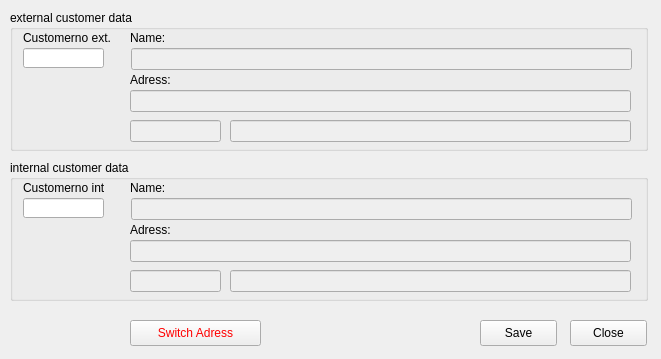
<?xml version="1.0" encoding="UTF-8"?>
<ui version="4.0">
 <class>CustomerMappingDetailsClass</class>
 <widget class="QDialog" name="CustomerMappingDetailsClass">
  <property name="geometry">
   <rect>
    <x>0</x>
    <y>0</y>
    <width>661</width>
    <height>359</height>
   </rect>
  </property>
  <property name="windowTitle">
   <string>NA23 CustomerMappingDetailsVC</string>
  </property>
  <property name="modal">
   <bool>false</bool>
  </property>
  <widget class="QPushButton" name="btnClose">
   <property name="geometry">
    <rect>
     <x>570</x>
     <y>320</y>
     <width>77</width>
     <height>26</height>
    </rect>
   </property>
   <property name="whatsThis">
    <string>Recordset is saved with abandoning the dialog afterwards.</string>
   </property>
   <property name="text">
    <string>Close</string>
   </property>
   <property name="autoDefault">
    <bool>false</bool>
   </property>
  </widget>
  <widget class="QPushButton" name="btnSwitch">
   <property name="geometry">
    <rect>
     <x>130</x>
     <y>320</y>
     <width>131</width>
     <height>26</height>
    </rect>
   </property>
   <property name="palette">
    <palette>
     <active>
      <colorrole role="ButtonText">
       <brush brushstyle="SolidPattern">
        <color alpha="255">
         <red>255</red>
         <green>0</green>
         <blue>0</blue>
        </color>
       </brush>
      </colorrole>
     </active>
     <inactive>
      <colorrole role="ButtonText">
       <brush brushstyle="SolidPattern">
        <color alpha="255">
         <red>255</red>
         <green>0</green>
         <blue>0</blue>
        </color>
       </brush>
      </colorrole>
     </inactive>
     <disabled>
      <colorrole role="ButtonText">
       <brush brushstyle="SolidPattern">
        <color alpha="255">
         <red>120</red>
         <green>120</green>
         <blue>120</blue>
        </color>
       </brush>
      </colorrole>
     </disabled>
    </palette>
   </property>
   <property name="whatsThis">
    <string>Recordset is saved. Afterwards the dialog will be set back to record new ones.</string>
   </property>
   <property name="text">
    <string>Switch Adress</string>
   </property>
   <property name="autoDefault">
    <bool>false</bool>
   </property>
  </widget>
  <widget class="QPushButton" name="btnSave">
   <property name="geometry">
    <rect>
     <x>480</x>
     <y>320</y>
     <width>77</width>
     <height>26</height>
    </rect>
   </property>
   <property name="whatsThis">
    <string>Closes the dialog without saving.</string>
   </property>
   <property name="text">
    <string>Save</string>
   </property>
   <property name="autoDefault">
    <bool>false</bool>
   </property>
  </widget>
  <widget class="QGroupBox" name="grp_custExtern">
   <property name="geometry">
    <rect>
     <x>10</x>
     <y>10</y>
     <width>638</width>
     <height>141</height>
    </rect>
   </property>
   <property name="title">
    <string>external customer data</string>
   </property>
   <widget class="QLineEdit" name="customernoextern">
    <property name="geometry">
     <rect>
      <x>13</x>
      <y>38</y>
      <width>81</width>
      <height>20</height>
     </rect>
    </property>
    <property name="palette">
     <palette>
      <active>
       <colorrole role="Text">
        <brush brushstyle="SolidPattern">
         <color alpha="255">
          <red>255</red>
          <green>0</green>
          <blue>0</blue>
         </color>
        </brush>
       </colorrole>
      </active>
      <inactive>
       <colorrole role="Text">
        <brush brushstyle="SolidPattern">
         <color alpha="255">
          <red>255</red>
          <green>0</green>
          <blue>0</blue>
         </color>
        </brush>
       </colorrole>
      </inactive>
      <disabled>
       <colorrole role="Text">
        <brush brushstyle="SolidPattern">
         <color alpha="255">
          <red>120</red>
          <green>120</green>
          <blue>120</blue>
         </color>
        </brush>
       </colorrole>
      </disabled>
     </palette>
    </property>
    <property name="font">
     <font>
      <weight>75</weight>
      <bold>true</bold>
     </font>
    </property>
   </widget>
   <widget class="QLineEdit" name="name_extern">
    <property name="enabled">
     <bool>false</bool>
    </property>
    <property name="geometry">
     <rect>
      <x>121</x>
      <y>38</y>
      <width>501</width>
      <height>22</height>
     </rect>
    </property>
   </widget>
   <widget class="QLabel" name="lb_custnameExtern">
    <property name="geometry">
     <rect>
      <x>120</x>
      <y>20</y>
      <width>51</width>
      <height>16</height>
     </rect>
    </property>
    <property name="text">
     <string>Name:</string>
    </property>
   </widget>
   <widget class="QLabel" name="lb_custExtern">
    <property name="geometry">
     <rect>
      <x>13</x>
      <y>20</y>
      <width>101</width>
      <height>16</height>
     </rect>
    </property>
    <property name="text">
     <string>Customerno ext.</string>
    </property>
   </widget>
   <widget class="QLabel" name="lb_custAdressExtern">
    <property name="geometry">
     <rect>
      <x>120</x>
      <y>62</y>
      <width>51</width>
      <height>16</height>
     </rect>
    </property>
    <property name="text">
     <string>Adress:</string>
    </property>
   </widget>
   <widget class="QLineEdit" name="street_extern">
    <property name="enabled">
     <bool>false</bool>
    </property>
    <property name="geometry">
     <rect>
      <x>120</x>
      <y>80</y>
      <width>501</width>
      <height>22</height>
     </rect>
    </property>
   </widget>
   <widget class="QLineEdit" name="cip_extern">
    <property name="enabled">
     <bool>false</bool>
    </property>
    <property name="geometry">
     <rect>
      <x>120</x>
      <y>110</y>
      <width>91</width>
      <height>22</height>
     </rect>
    </property>
   </widget>
   <widget class="QLineEdit" name="location_extern">
    <property name="enabled">
     <bool>false</bool>
    </property>
    <property name="geometry">
     <rect>
      <x>220</x>
      <y>110</y>
      <width>401</width>
      <height>22</height>
     </rect>
    </property>
   </widget>
  </widget>
  <widget class="QGroupBox" name="grp_custIntern">
   <property name="geometry">
    <rect>
     <x>10</x>
     <y>160</y>
     <width>638</width>
     <height>141</height>
    </rect>
   </property>
   <property name="title">
    <string>internal customer data</string>
   </property>
   <widget class="QLineEdit" name="customernointern">
    <property name="geometry">
     <rect>
      <x>13</x>
      <y>38</y>
      <width>81</width>
      <height>20</height>
     </rect>
    </property>
   </widget>
   <widget class="QLineEdit" name="name_intern">
    <property name="enabled">
     <bool>false</bool>
    </property>
    <property name="geometry">
     <rect>
      <x>121</x>
      <y>38</y>
      <width>501</width>
      <height>22</height>
     </rect>
    </property>
   </widget>
   <widget class="QLabel" name="lb_custnameIntern">
    <property name="geometry">
     <rect>
      <x>120</x>
      <y>20</y>
      <width>51</width>
      <height>16</height>
     </rect>
    </property>
    <property name="text">
     <string>Name:</string>
    </property>
   </widget>
   <widget class="QLabel" name="lb_custIntern">
    <property name="geometry">
     <rect>
      <x>13</x>
      <y>20</y>
      <width>81</width>
      <height>16</height>
     </rect>
    </property>
    <property name="text">
     <string>Customerno int.</string>
    </property>
   </widget>
   <widget class="QLabel" name="lb_custAdressExtern_2">
    <property name="geometry">
     <rect>
      <x>120</x>
      <y>62</y>
      <width>51</width>
      <height>16</height>
     </rect>
    </property>
    <property name="text">
     <string>Adress:</string>
    </property>
   </widget>
   <widget class="QLineEdit" name="street_intern">
    <property name="enabled">
     <bool>false</bool>
    </property>
    <property name="geometry">
     <rect>
      <x>120</x>
      <y>80</y>
      <width>501</width>
      <height>22</height>
     </rect>
    </property>
   </widget>
   <widget class="QLineEdit" name="location_intern">
    <property name="enabled">
     <bool>false</bool>
    </property>
    <property name="geometry">
     <rect>
      <x>220</x>
      <y>110</y>
      <width>401</width>
      <height>22</height>
     </rect>
    </property>
   </widget>
   <widget class="QLineEdit" name="cip_intern">
    <property name="enabled">
     <bool>false</bool>
    </property>
    <property name="geometry">
     <rect>
      <x>120</x>
      <y>110</y>
      <width>91</width>
      <height>22</height>
     </rect>
    </property>
   </widget>
  </widget>
 </widget>
 <layoutdefault spacing="6" margin="11"/>
 <tabstops>
  <tabstop>customernoextern</tabstop>
  <tabstop>customernointern</tabstop>
  <tabstop>btnSwitch</tabstop>
  <tabstop>btnSave</tabstop>
  <tabstop>btnClose</tabstop>
  <tabstop>street_extern</tabstop>
  <tabstop>cip_extern</tabstop>
  <tabstop>location_extern</tabstop>
  <tabstop>name_extern</tabstop>
  <tabstop>name_intern</tabstop>
  <tabstop>street_intern</tabstop>
  <tabstop>location_intern</tabstop>
  <tabstop>cip_intern</tabstop>
 </tabstops>
 <resources/>
 <connections/>
</ui>
